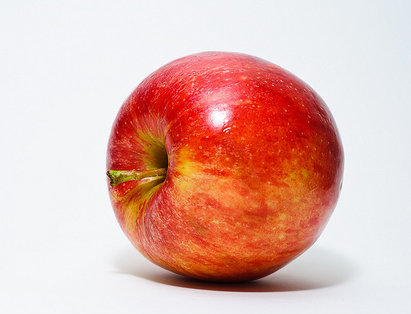
#> input picture manzana.jpg, 411 x 314 px, given in place of the camera
$ python 6.py
#> lines starting #> are read from the running program, lines starting #| are printed output that depends on the picture; after the words box and inside, x2 and y2 are one past the last pixel; in counts of white or black regions, pixels touching at a corner belong together
# ---------------------------------------
# Programa en Python con OpenCV para:
# - Capturar video en vivo desde la cámara
# - Detectar contornos con findContours()
# - Dibujar contornos con drawContours()
# ---------------------------------------

import cv2

# Inicializar la cámara
cap = cv2.VideoCapture(0)

if not cap.isOpened():
    print("No se pudo abrir la cámara")
    exit()

# Bajar la resolución para mejor rendimiento en Raspberry
cap.set(cv2.CAP_PROP_FRAME_WIDTH, 640)
cap.set(cv2.CAP_PROP_FRAME_HEIGHT, 480)

while True:
    ret, frame = cap.read()
#> frame is the input picture: shape (314, 411, 3); mean B, G, R 174.5, 183, 225.6
    if not ret:
        print("Error al capturar el frame")
        break

    # Convertir el frame a escala de grises
    gris = cv2.cvtColor(frame, cv2.COLOR_BGR2GRAY)
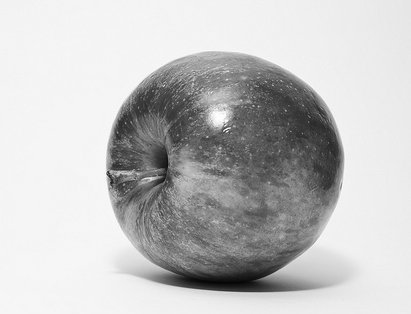
#> gris: shape (314, 411); min 4, max 255, mean 194.7

    # Aplicar un umbral binario para detectar objetos
    _, binaria = cv2.threshold(gris, 100, 255, cv2.THRESH_BINARY)
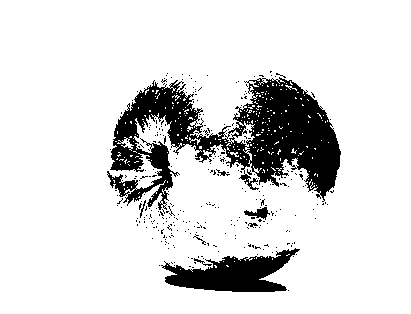
#> binaria: shape (314, 411); 86.2% white; 307 black regions (299 under 20 px), largest, box (x1, y1, x2, y2) and area: (107, 77, 341, 210) 13597, (161, 248, 300, 292) 3212, (244, 207, 270, 220) 156

    # Encontrar contornos
    contornos, _ = cv2.findContours(binaria, cv2.RETR_EXTERNAL, cv2.CHAIN_APPROX_SIMPLE)
#> contornos = [[[0, 0], [0, 313], [410, 313], [410, 0]]]

    # Dibujar contornos sobre el frame original
    frame_contornos = frame.copy()
    cv2.drawContours(frame_contornos, contornos, -1, (0, 255, 0), 2)  # Color verde, grosor 2
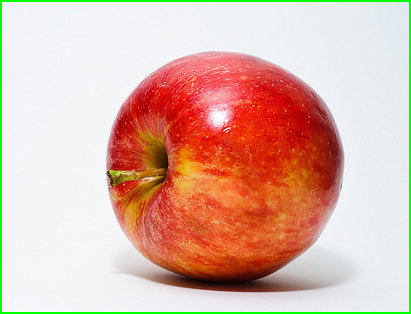
#> frame_contornos: shape (314, 411, 3); 2.23% of pixels changed, all inside (x1, y1, x2, y2) = (0, 0, 411, 314)

    # Mostrar el frame con los contornos
    cv2.imshow('Contornos en Vivo', frame_contornos)

    # Salir con la tecla 'q'
    if cv2.waitKey(1) & 0xFF == ord('q'):
#> (key q is pressed here)
        break

# Liberar recursos
cap.release()
cv2.destroyAllWindows()

$ run again, on shapes.jpg
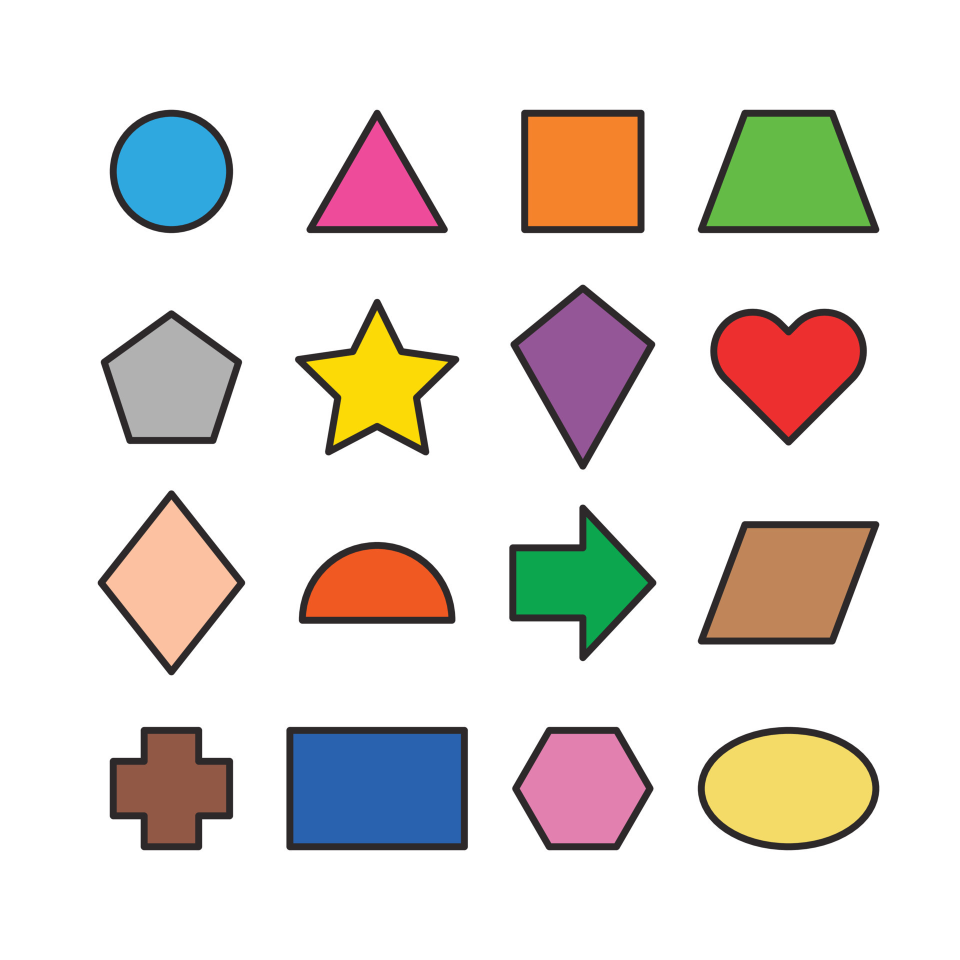
#> input picture shapes.jpg, 1920 x 1920 px, given in place of the camera (shown at 1/2 size)
#> frame is the input picture: shape (1920, 1920, 3); mean B, G, R 216.4, 221.4, 227.3
#> `_, binaria = cv2.threshold(gris, 100, 255, cv2.THRESH_BINARY)`:
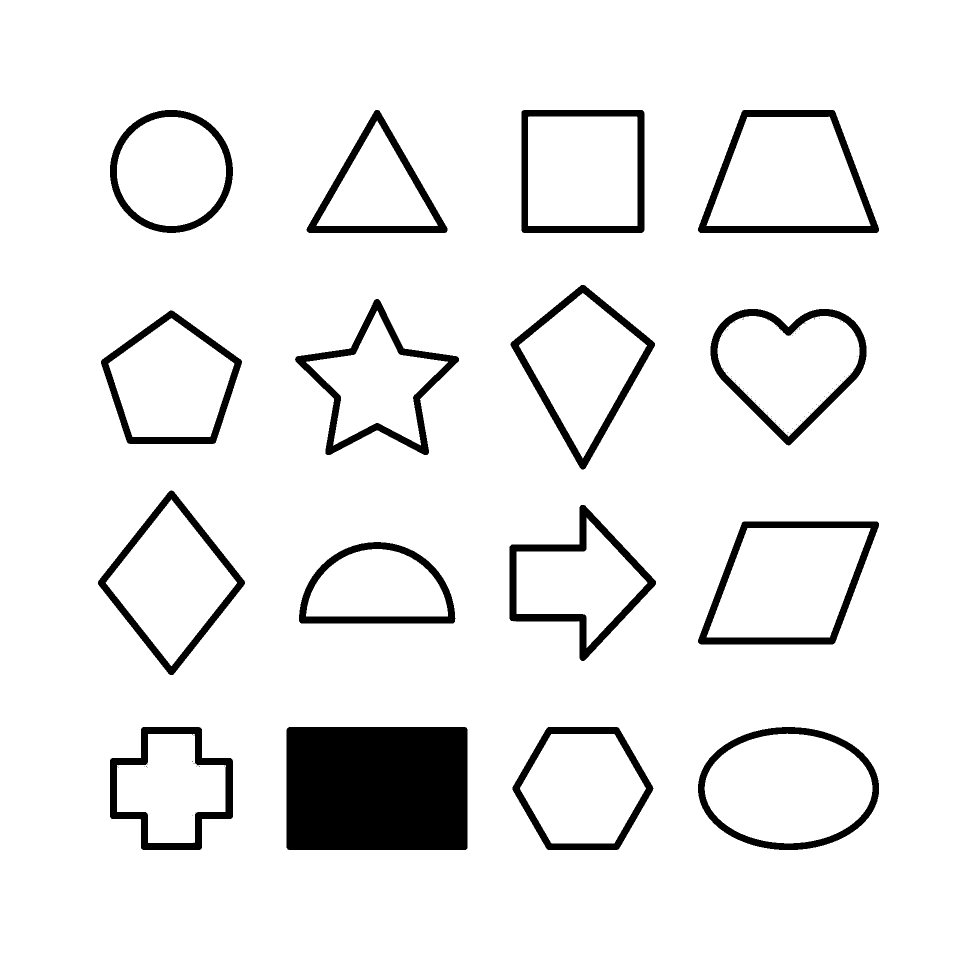
#> binaria: shape (1920, 1920) (shown at 1/2 size); 92.5% white; 121 black regions (105 under 20 px), largest, box (x1, y1, x2, y2) and area: (573, 1454, 935, 1700) 89017, (590, 598, 918, 910) 14548, (1396, 220, 1758, 466) 14059
#> contornos = [[[0, 0], [0, 1919], [1919, 1919], [1919, 0]]]
#> `cv2.drawContours(frame_contornos, contornos, -1, (0, 255, 0), 2)`:
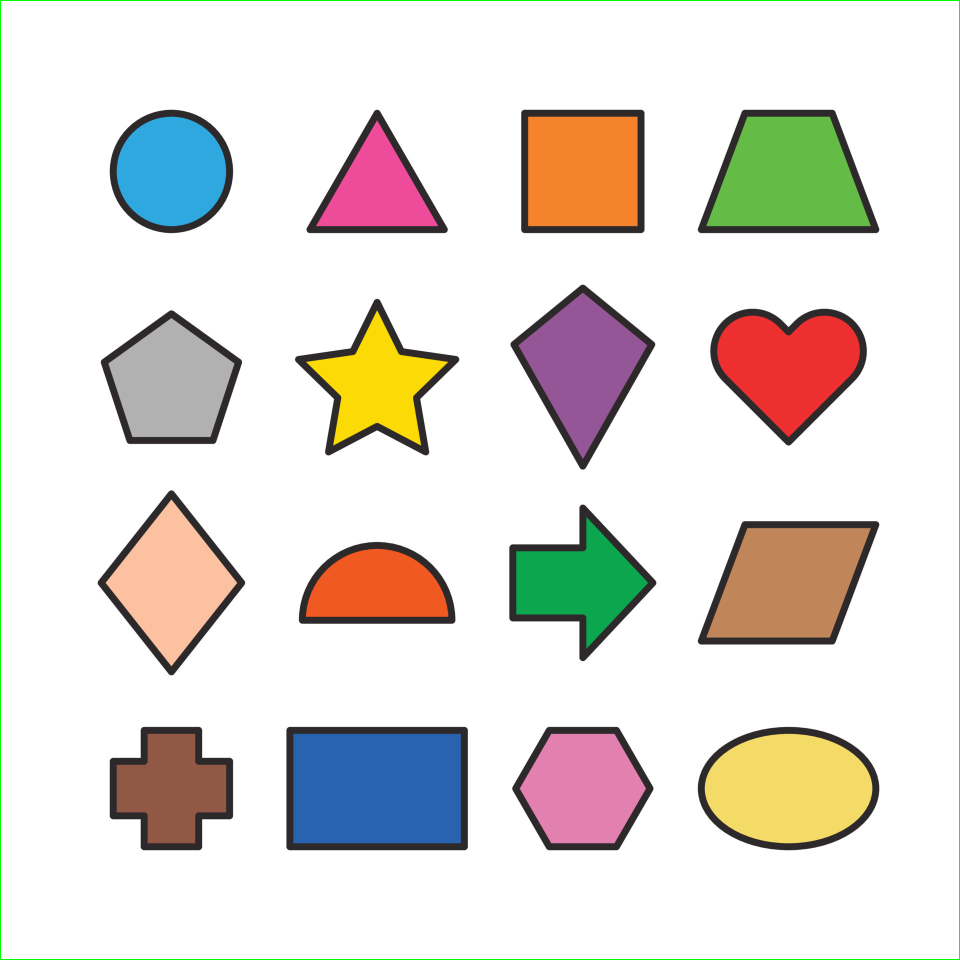
#> frame_contornos: shape (1920, 1920, 3) (shown at 1/2 size); 0.42% of pixels changed, all inside (x1, y1, x2, y2) = (0, 0, 1920, 1920)
